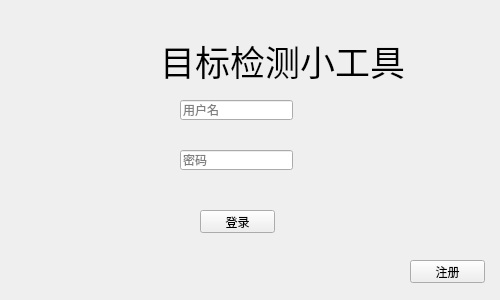
<?xml version="1.0" encoding="UTF-8"?>
<ui version="4.0">
 <class>Form</class>
 <widget class="QWidget" name="Form">
  <property name="geometry">
   <rect>
    <x>0</x>
    <y>0</y>
    <width>500</width>
    <height>300</height>
   </rect>
  </property>
  <property name="sizePolicy">
   <sizepolicy hsizetype="Fixed" vsizetype="Fixed">
    <horstretch>0</horstretch>
    <verstretch>0</verstretch>
   </sizepolicy>
  </property>
  <property name="minimumSize">
   <size>
    <width>500</width>
    <height>300</height>
   </size>
  </property>
  <property name="maximumSize">
   <size>
    <width>500</width>
    <height>300</height>
   </size>
  </property>
  <property name="windowTitle">
   <string>登录</string>
  </property>
  <property name="windowIcon">
   <iconset>
    <normaloff>images/icon.jpg</normaloff>images/icon.jpg</iconset>
  </property>
  <widget class="QLabel" name="label">
   <property name="geometry">
    <rect>
     <x>50</x>
     <y>30</y>
     <width>61</width>
     <height>51</height>
    </rect>
   </property>
   <property name="text">
    <string/>
   </property>
   <property name="pixmap">
    <pixmap>images/small_log.png</pixmap>
   </property>
  </widget>
  <widget class="QLabel" name="label_2">
   <property name="geometry">
    <rect>
     <x>160</x>
     <y>30</y>
     <width>251</width>
     <height>61</height>
    </rect>
   </property>
   <property name="font">
    <font>
     <family>Times New Roman</family>
     <pointsize>26</pointsize>
    </font>
   </property>
   <property name="text">
    <string>目标检测小工具</string>
   </property>
  </widget>
  <widget class="QLineEdit" name="edit_username">
   <property name="geometry">
    <rect>
     <x>180</x>
     <y>100</y>
     <width>113</width>
     <height>20</height>
    </rect>
   </property>
   <property name="placeholderText">
    <string>用户名</string>
   </property>
  </widget>
  <widget class="QLineEdit" name="edit_password">
   <property name="geometry">
    <rect>
     <x>180</x>
     <y>150</y>
     <width>113</width>
     <height>20</height>
    </rect>
   </property>
   <property name="placeholderText">
    <string>密码</string>
   </property>
  </widget>
  <widget class="QPushButton" name="btn_login">
   <property name="geometry">
    <rect>
     <x>200</x>
     <y>210</y>
     <width>75</width>
     <height>23</height>
    </rect>
   </property>
   <property name="text">
    <string>登录</string>
   </property>
  </widget>
  <widget class="QPushButton" name="btn_regeist">
   <property name="geometry">
    <rect>
     <x>410</x>
     <y>260</y>
     <width>75</width>
     <height>23</height>
    </rect>
   </property>
   <property name="text">
    <string>注册</string>
   </property>
  </widget>
 </widget>
 <resources/>
 <connections/>
</ui>
